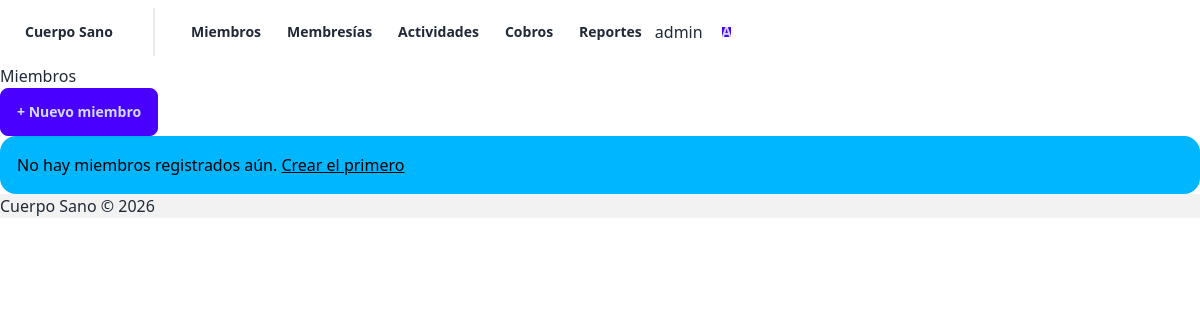
The app's page /miembros/ (signed in), older data.
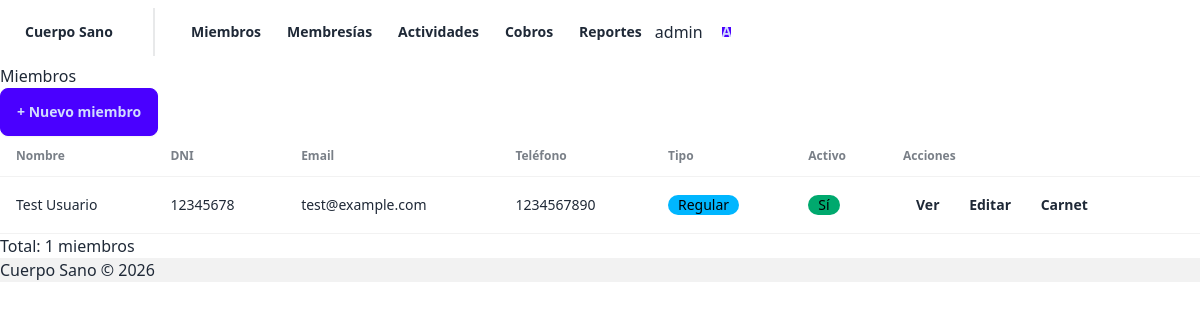
The same page, newer data.
### miembros/models.py (models this page shows, shortened)
class Miembro(models.Model):
    TIPO_CHOICES = [
        ('REGULAR', 'Regular'),
        ('ESTUDIANTE', 'Estudiante'),
        ('MAYOR', 'Persona Mayor'),
    ]
    nombre = models.CharField(max_length=100)
    apellido = models.CharField(max_length=100)
    dni = models.CharField(max_length=15, unique=True)
    email = models.EmailField(blank=True)
    telefono = models.CharField(max_length=20, blank=True)
    foto = CloudinaryField('foto', folder='miembros', blank=True, null=True)
    tipo_miembro = models.CharField(max_length=20, choices=TIPO_CHOICES, default='REGULAR')
    activo = models.BooleanField(default=True)
    fecha_alta = models.DateField(auto_now_add=True)

### miembros/views.py (the view)
# urls.py: path('', views.lista_miembros, name='lista'),
@login_required
def lista_miembros(request):
    miembros = Miembro.objects.all().order_by('-fecha_alta')
    context = {
        'miembros': miembros,
        'total': miembros.count(),
    }
    return render(request, 'miembros/lista.html', context)

### miembros/templatetags/custom_tags.py (called while the page is built)
@register.filter
def has_group(user, group_name):
    return user.groups.filter(name=group_name).exists()

### miembros/templates/miembros/lista.html (shortened to what this page needs)
{% extends 'base.html' %}
{% block content %}
<div class="space-y-4">
    <div class="flex justify-between items-center">
        <h1 class="text-3xl font-bold">Miembros</h1>
        <a href="{% url 'miembros:crear' %}" class="btn btn-primary">+ Nuevo miembro</a>
    </div>
    {% if miembros %}
    <div class="overflow-x-auto">
        <table class="table w-full">
            <thead>
                <tr>
                    <th>Nombre</th>
                    <th>DNI</th>
                    <th>Email</th>
                    <th>Teléfono</th>
                    <th>Tipo</th>
                    <th>Activo</th>
                    <th>Acciones</th>
                </tr>
            </thead>
            <tbody>
                {% for miembro in miembros %}
                <tr class="hover">
                    <td class="font-medium">{{ miembro.nombre }} {{ miembro.apellido }}</td>
                    <td>{{ miembro.dni }}</td>
                    <td>{{ miembro.email|default:'-' }}</td>
                    <td>{{ miembro.telefono|default:'-' }}</td>
                    <td>
                        <span class="badge {% if miembro.tipo_miembro == 'REGULAR' %}badge-info{% elif miembro.tipo_miembro == 'ESTUDIANTE' %}badge-success{% else %}badge-warning{% endif %}">
                            {{ miembro.get_tipo_miembro_display }}
                        </span>
                    </td>
                    <td>
                        {% if miembro.activo %}
                        <span class="badge badge-success">Sí</span>
                        {% else %}
                        <span class="badge">No</span>
                        {% endif %}
                    </td>
                    <td class="space-x-2">
                        <a href="{% url 'miembros:detalle' miembro.pk %}" class="btn btn-sm btn-ghost">Ver</a>
                        <a href="{% url 'miembros:editar' miembro.pk %}" class="btn btn-sm btn-ghost">Editar</a>
                        <a href="{% url 'miembros:carnet' miembro.pk %}" class="btn btn-sm btn-ghost">Carnet</a>
                    </td>
                </tr>
                {% endfor %}
            </tbody>
        </table>
    </div>
    <p class="text-sm text-gray-500">Total: {{ total }} miembros</p>
    {% else %}
    <div class="alert alert-info">
        <div>No hay miembros registrados aún. <a href="{% url 'miembros:crear' %}" class="link">Crear el primero</a></div>
    </div>
    {% endif %}
</div>
{% endblock %}

Row changes from the older to the newer data that the page shows:
added Miembro: nombre "Test", apellido "Usuario", dni "12345678", email "test@example.com", telefono "1234567890", tipo_miembro "Regular", activo "Sí"
Text that changed along with them:
{{ total }}: (not shown) → "1"
text no longer shown: "No hay miembros registrados aún. Crear el primero"
text now shown: "Nombre DNI Email Teléfono Tipo Activo Acciones Total: miembros"
